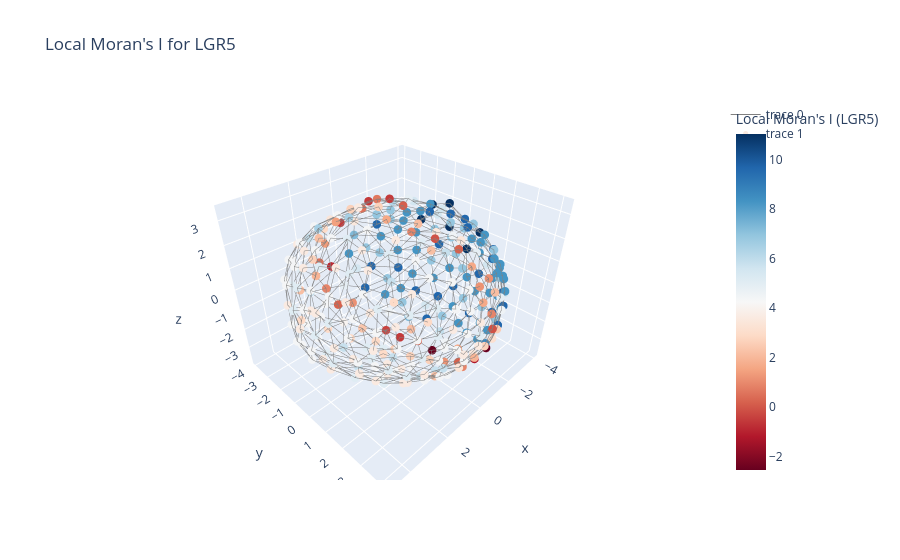

The notebook cell this image was saved under:
### Code cell
# 5. Plot local Moran’s I in 3D
for j, marker in enumerate(field_names_valid[:3]):  # first 3 valid markers
    node_color = local_I_obs[:, j]
    node_color = np.nan_to_num(node_color)  # replace NaN with 0 for plotting
    fig = go.Figure()
    edge_x, edge_y, edge_z = [], [], []
    for i, k in cell_graph.edges():
        edge_x += [centroids[i, 0], centroids[k, 0], None]
        edge_y += [centroids[i, 1], centroids[k, 1], None]
        edge_z += [centroids[i, 2], centroids[k, 2], None]
    edge_trace = go.Scatter3d(x=edge_x, y=edge_y, z=edge_z, mode='lines', line=dict(width=1, color='gray'))
    node_trace = go.Scatter3d(
        x=centroids[:, 0], y=centroids[:, 1], z=centroids[:, 2],
        mode='markers',
        marker=dict(size=5, color=node_color, colorscale='RdBu', colorbar=dict(title=f"Local Moran's I ({marker})")),
        text=[f"Cell {i}" for i in range(len(centroids))], hoverinfo='text'
    )
    fig.add_trace(edge_trace)
    fig.add_trace(node_trace)
    fig.update_layout(title=f"Local Moran's I for {marker}", scene=dict(aspectmode='data'))
    fig.show()

### Figure 1 — Plotly figure (JSON) as saved in the notebook; plotly's stock layout.template omitted (floating-point values rounded to 4 significant figures; data arrays with more than 128 entries replaced by an {"elided": "..."} marker saying what was removed)
{"data": [{"line": {"color": "gray", "width": 1}, "mode": "lines", "type": "scatter3d", "x": {"elided": "2706 float values"}, "y": {"elided": "2706 float values"}, "z": {"elided": "2706 float values"}}, {"hoverinfo": "text", "marker": {"color": {"elided": "302 float values"}, "colorbar": {"title": {"text": "Local Moran's I (LGR5)"}}, "colorscale": [[0, "rgb(103,0,31)"], [0.1, "rgb(178,24,43)"], [0.2, "rgb(214,96,77)"], [0.3, "rgb(244,165,130)"], [0.4, "rgb(253,219,199)"], [0.5, "rgb(247,247,247)"], [0.6, "rgb(209,229,240)"], [0.7, "rgb(146,197,222)"], [0.8, "rgb(67,147,195)"], [0.9, "rgb(33,102,172)"], [1, "rgb(5,48,97)"]], "size": 5}, "mode": "markers", "text": {"elided": "302 str values"}, "type": "scatter3d", "x": {"elided": "302 float values"}, "y": {"elided": "302 float values"}, "z": {"elided": "302 float values"}}], "layout": {"scene": {"aspectmode": "data"}, "title": {"text": "Local Moran's I for LGR5"}}}
